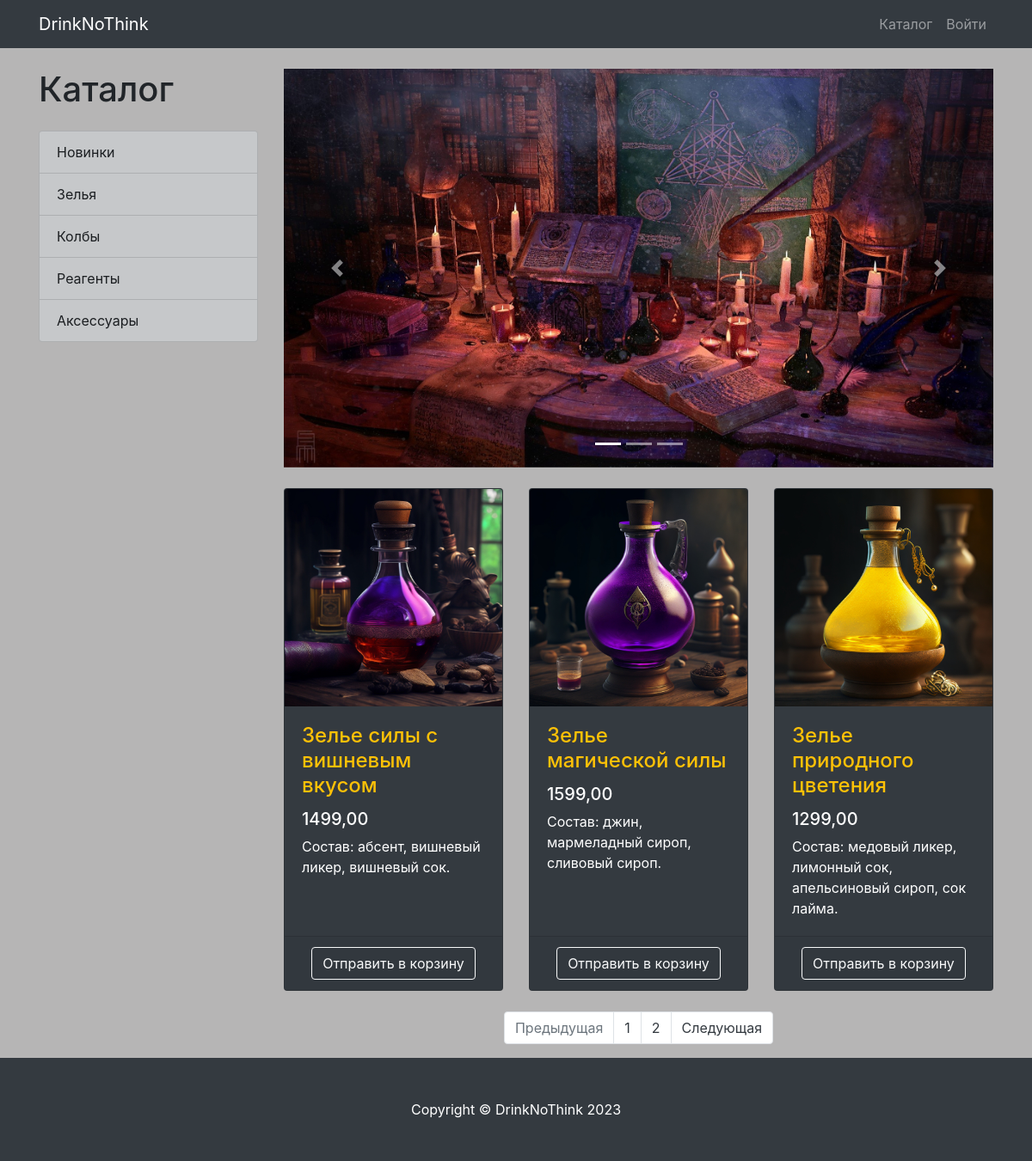
Before: /products/ with the older database file.
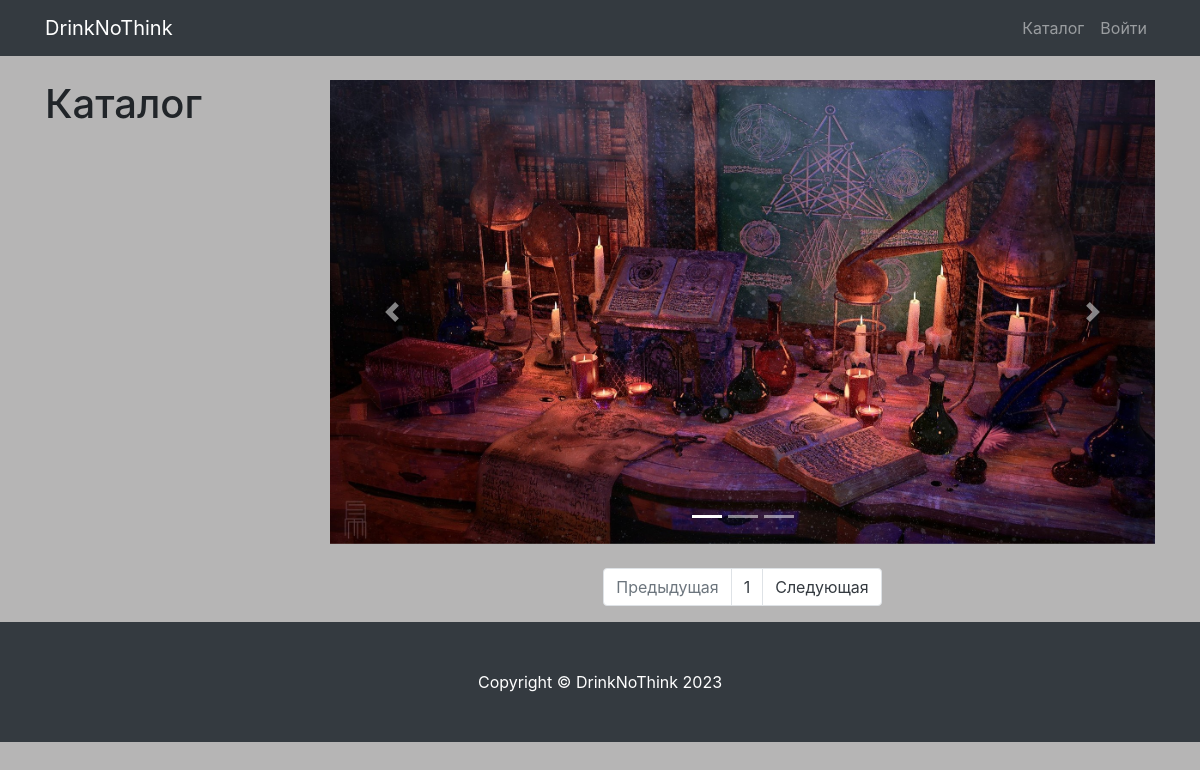
After: the same page with the newer database file.
### products/models.py (models this page shows, shortened)
class ProductCategory(models.Model):
    name = models.CharField(max_length=128, unique=True)
    description = models.TextField(null=True, blank=True)
    class Meta:
        verbose_name = 'Категория'
        verbose_name_plural = 'Категории'

class Product(models.Model):
    name = models.CharField(max_length=256)
    description = models.TextField()
    price = models.DecimalField(max_digits=6, decimal_places=2)
    quantity = models.PositiveIntegerField(default=0)
    image = models.ImageField(upload_to='products_images')
    category = models.ForeignKey(to=ProductCategory, on_delete=models.CASCADE)
    class Meta:
        verbose_name = 'Продукт'
        verbose_name_plural = 'Продукты'
        ordering = ['id']

### products/views.py (the view)
# urls.py: path('', products, name='index'),
def products(request, category_id=None, page_number=1):
    products = Product.objects.filter(category_id=category_id) if category_id else Product.objects.all()
    per_page = 3
    paginator = Paginator(products, per_page)
    products_paginator = paginator.page(page_number)
    context = {
        'title': 'Ассортимент',
        'categories': ProductCategory.objects.all(),
        'products': products_paginator,
    }
    return render(request, 'products/products.html', context)

### products/templates/products/products.html (shortened to what the changed rows need)
{% extends 'products/base.html' %}
{% load static %}
{% block css %}
        <link href="{% static 'vendor/css/products.css' %}" rel="stylesheet">
{% endblock %}
{% block content %}
        <div class="container">
    <div class="row">
        <div class="col-lg-3">
            <h1 class="my-4">Каталог </h1>
            <div class="list-group">
                {% for category in categories %}
                    <a href="{% url 'products:category' category.id %}" class="list-group-item list-group-item-action list-group-item-dark">
                        {{ category.name }}
                    </a>
                {% endfor %}
            </div>
        </div>
        <div class="col-lg-9">
            <div class="row">
                {% for products in products %}
                    <div class="col-lg-4 col-md-6 mb-4">
                    <div class="card h-100 text-white bg-dark">
                        <a href="#">
                            <img class="card-img-top"
                                 src="{{ products.image.url }}"
                                 alt="">
                        </a>
                        <div class="card-body">
                            <h4 class="card-title">
                                <a href="#" class="text-warning">{{ products.name }}</a>
                            </h4>
                            <h5>{{ products.price }}</h5>
                            <p class="card-text">{{ products.description }}</p>
                        </div>
                        <div class="card-footer text-center">
                            <a class="btn btn-outline-light"
                               href="{% url 'products:basket_add' products.id %}">
                                Отправить в корзину
                            </a>
                        </div>
                    </div>
                </div>
                {% endfor %}
            </div>
            <nav aria-label="Page navigation example">
                <ul class="pagination justify-content-center">
                    {% for page in products.paginator.page_range %}
                        <li class="page-item">
                            <a class="page-link text-dark" href="{% url 'products:paginator' page %}">
                                {{ page }}
                            </a>
                        </li>
                    {% endfor %}
                </ul>
            </nav>
        </div>
    </div>
</div>
{% endblock %}

Changed rows visible on the page:
removed ProductCategory: name "Новинки"
removed ProductCategory: name "Зелья"
removed ProductCategory: name "Колбы"
removed ProductCategory: name "Реагенты"
removed ProductCategory: name "Аксессуары"
removed Product: image (picture), name "Зелье силы с вишневым вкусом", price "1499,00", description "Состав: абсент, вишневый ликер, вишневый сок."
removed Product: image (picture), name "Зелье магической силы", price "1599,00", description "Состав: джин, мармеладный сироп, сливовый сироп."
removed Product: image (picture), name "Зелье природного цветения", price "1299,00", description "Состав: медовый ликер, лимонный сок, апельсиновый сироп, сок лайма."
Other visible differences:
list line gone: "2"
